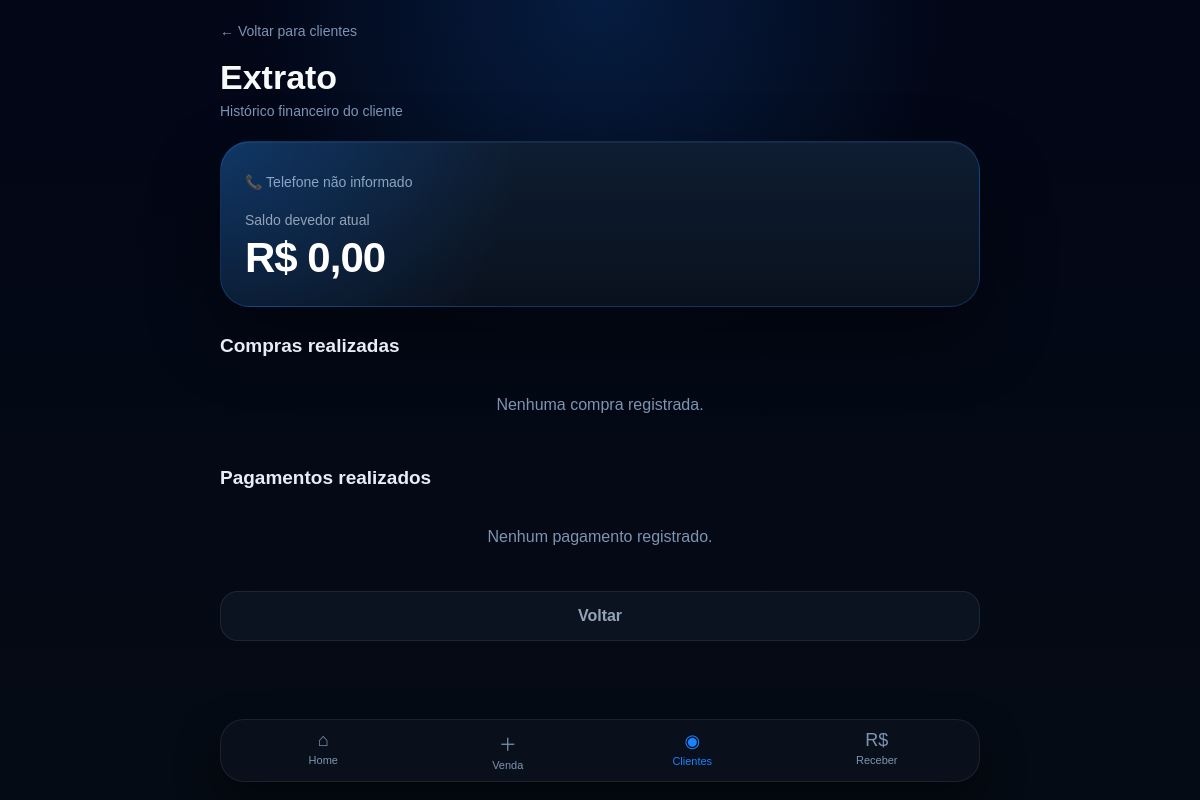
Before: /clientes/2 with the older database file.
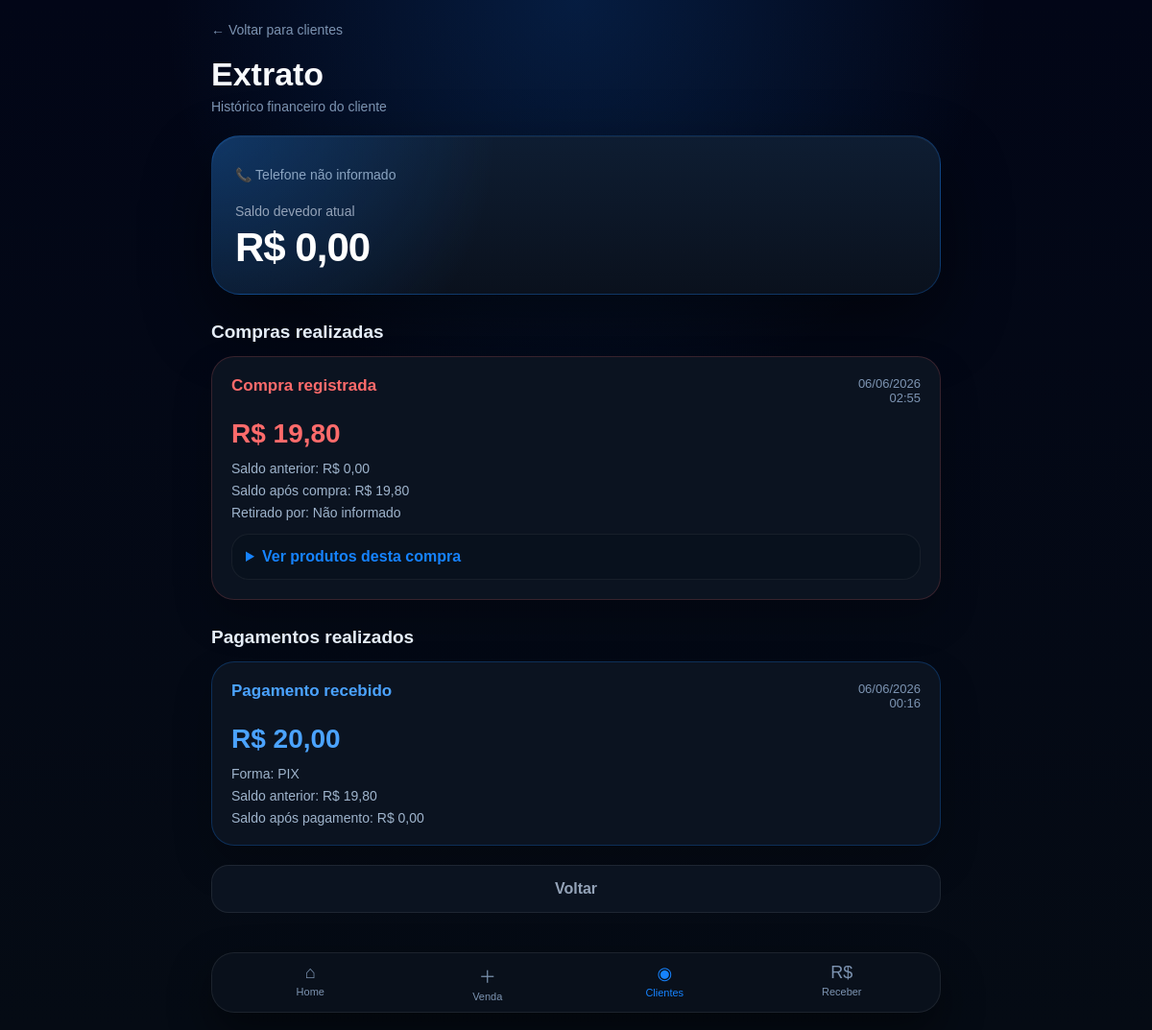
After: the same page with the newer database file.
### tables this page shows
CREATE TABLE clientes (
    id INTEGER PRIMARY KEY AUTOINCREMENT,
    nome TEXT NOT NULL,
    telefone TEXT,
    saldo_fiado REAL DEFAULT 0,
    data_cadastro TEXT
);

CREATE TABLE fiados (
    id INTEGER PRIMARY KEY AUTOINCREMENT,
    venda_id INTEGER,
    cliente_id INTEGER,
    cliente_nome TEXT,
    telefone TEXT,
    retirado_por TEXT,
    valor_compra REAL,
    saldo_anterior REAL,
    saldo_atual REAL,
    data_hora TEXT,
    status TEXT DEFAULT 'ABERTO',
    FOREIGN KEY (venda_id) REFERENCES vendas(id),
    FOREIGN KEY (cliente_id) REFERENCES clientes(id)
);

CREATE TABLE pagamentos_fiado (
    id INTEGER PRIMARY KEY AUTOINCREMENT,
    cliente_id INTEGER NOT NULL,
    valor_pago REAL NOT NULL,
    saldo_anterior REAL NOT NULL,
    saldo_atual REAL NOT NULL,
    data_hora TEXT NOT NULL
, forma_pagamento TEXT);

### backend/app.py (the view)
@app.get("/clientes/{cliente_id}")
def extrato_cliente(request: Request, cliente_id: int):
    conexao = sqlite3.connect(BANCO)
    cursor = conexao.cursor()
    cursor.execute("""
        SELECT id, nome, telefone, saldo_fiado
        FROM clientes
        WHERE id = ?
    """, (cliente_id,))
    cliente = cursor.fetchone()
    cursor.execute("""
        SELECT id, venda_id, data_hora, valor_compra, saldo_anterior, saldo_atual, retirado_por
        FROM fiados
        WHERE cliente_id = ?
        ORDER BY data_hora DESC
    """, (cliente_id,))
    compras = cursor.fetchall()
    compras_com_itens = []
    for compra in compras:
        venda_id = compra[1]
        cursor.execute("""
            SELECT descricao, quantidade, preco_unitario, subtotal
            FROM itens_venda
            WHERE venda_id = ?
        """, (venda_id,))
        itens = cursor.fetchall()
        compras_com_itens.append({
            "compra": compra,
            "itens": itens
        })
    cursor.execute("""
        SELECT data_hora, valor_pago, saldo_anterior, saldo_atual, forma_pagamento
        FROM pagamentos_fiado
        WHERE cliente_id = ?
        ORDER BY data_hora DESC
    """, (cliente_id,))
    pagamentos = cursor.fetchall()
    conexao.close()
    return templates.TemplateResponse(
        request,
        "extrato_cliente.html",
        {
            "cliente": cliente,
            "compras": compras_com_itens,
            "pagamentos": pagamentos
        }
    )

### backend/templates/extrato_cliente.html (shortened to what this page needs)
<!DOCTYPE html>
<html lang="pt-BR">
<head>
</head>
<body>
<div class="container">
    <div class="header">
        <a class="voltar-topo" href="/clientes">
            ← Voltar para clientes
        </a>
        <h1>Extrato</h1>
        <div class="subtitulo">
            Histórico financeiro do cliente
        </div>
    </div>
    <div class="cliente-card">
        <div class="telefone">
            📞 {{ cliente[2] or "Telefone não informado" }}
        </div>
        <div class="saldo-label">
            Saldo devedor atual
        </div>
        <div class="saldo">
            R$ {{ "%.2f"|format(cliente[3] or 0)|replace(".", ",") }}
        </div>
    </div>
    <div class="section-title">
        Compras realizadas
    </div>
    {% if compras %}
        {% for registro in compras %}
            {% set compra = registro.compra %}
            <div class="movimento compra">
                <div class="movimento-topo">
                    <div>
                        <div class="tipo compra">
                            Compra registrada
                        </div>
                    </div>
                    <div class="data">
                        {{ compra[2][8:10] }}/{{ compra[2][5:7] }}/{{ compra[2][0:4] }}
                        <br>
                        {{ compra[2][11:16] }}
                    </div>
                </div>
                <div class="valor compra">
                    R$ {{ "%.2f"|format(compra[3] or 0)|replace(".", ",") }}
                </div>
                <div class="linha">
                    Saldo anterior: R$ {{ "%.2f"|format(compra[4] or 0)|replace(".", ",") }}
                </div>
                <div class="linha">
                    Saldo após compra: R$ {{ "%.2f"|format(compra[5] or 0)|replace(".", ",") }}
                </div>
                <div class="linha">
                    Retirado por: {{ compra[6] or "Não informado" }}
                </div>
                <details>
                    <summary>Ver produtos desta compra</summary>
                </details>
            </div>
        {% endfor %}
    {% else %}
        <div class="empty">
            Nenhuma compra registrada.
        </div>
    {% endif %}
    <div class="section-title">
        Pagamentos realizados
    </div>
    {% if pagamentos %}
        {% for pagamento in pagamentos %}
            <div class="movimento pagamento">
                <div class="movimento-topo">
                    <div>
                        <div class="tipo pagamento">
                            Pagamento recebido
                        </div>
                    </div>
                    <div class="data">
                        {{ pagamento[0][8:10] }}/{{ pagamento[0][5:7] }}/{{ pagamento[0][0:4] }}
                        <br>
                        {{ pagamento[0][11:16] }}
                    </div>
                </div>
                <div class="valor pagamento">
                    R$ {{ "%.2f"|format(pagamento[1] or 0)|replace(".", ",") }}
                </div>
                <div class="linha">
                    Forma: {{ pagamento[4] or "Não informado" }}
                </div>
                <div class="linha">
                    Saldo anterior: R$ {{ "%.2f"|format(pagamento[2] or 0)|replace(".", ",") }}
                </div>
                <div class="linha">
                    Saldo após pagamento: R$ {{ "%.2f"|format(pagamento[3] or 0)|replace(".", ",") }}
                </div>
            </div>
        {% endfor %}
    {% else %}
        <div class="empty">
            Nenhum pagamento registrado.
        </div>
    {% endif %}
    <a class="botao" href="/clientes">
        Voltar
    </a>
</div>
<nav class="bottom-nav">
    <a class="nav-item" href="/">
        <span class="nav-icon">⌂</span>
        Home
    </a>
    <a class="nav-item" href="/nova-venda">
        <span class="nav-icon">＋</span>
        Venda
    </a>
    <a class="nav-item active" href="/clientes">
        <span class="nav-icon">◉</span>
        Clientes
    </a>
    <a class="nav-item" href="/receber-pagamento">
        <span class="nav-icon">R$</span>
        Receber
    </a>
</nav>
</body>
</html>

### backend/templates/extrato_cliente.html (style rules this page uses)
* { margin:0; padding:0; box-sizing:border-box; font-family:Arial, Helvetica, sans-serif; }
body { min-height:100vh; background: radial-gradient(circle at top, rgba(22,131,255,.18), transparent 35%), linear-gradient(180deg,#020617 0%,#050b14 100%); color:#f8fafc; padding:22px; }
.container { max-width:760px; margin:auto; padding-bottom:100px; }
.header { margin-bottom:22px; }
.voltar-topo { color:#7d94b2; text-decoration:none; font-size:14px; }
h1 { margin-top:18px; font-size:34px; font-weight:900; }
.subtitulo { margin-top:6px; color:#7d94b2; font-size:14px; }
.cliente-card { background: radial-gradient(circle at top left, rgba(22,131,255,.25), transparent 38%), linear-gradient(180deg,#0e1d32,#0a111d); border:1px solid rgba(22,131,255,.25); border-radius:30px; padding:24px; margin-bottom:24px; box-shadow: 0 30px 70px rgba(0,0,0,.45), inset 0 1px 0 rgba(255,255,255,.05); }
.telefone { margin-top:8px; color:#8aa4c1; font-size:14px; }
.saldo-label { margin-top:22px; color:#94a3b8; font-size:14px; }
.saldo { margin-top:6px; font-size:42px; font-weight:900; letter-spacing:-1px; color:#ffffff; }
.section-title { margin:28px 0 14px; font-size:19px; font-weight:900; color:#e5edf7; }
.movimento { background:#0b1320; border:1px solid rgba(255,255,255,.07); border-radius:24px; padding:20px; margin-bottom:14px; box-shadow: 0 20px 40px rgba(0,0,0,.22); }
.movimento.compra { border-color:rgba(255,107,107,.18); }
.movimento.pagamento { border-color:rgba(22,131,255,.25); }
.movimento-topo { display:flex; justify-content:space-between; align-items:flex-start; gap:12px; margin-bottom:14px; }
.tipo { font-size:17px; font-weight:900; }
.tipo.compra { color:#ff6b6b; }
.tipo.pagamento { color:#4ba3ff; }
.data { color:#7d94b2; font-size:13px; text-align:right; }
.valor { font-size:28px; font-weight:900; margin-bottom:12px; }
.valor.compra { color:#ff6b6b; }
.valor.pagamento { color:#4ba3ff; }
.linha { margin-top:7px; color:#9fb4cc; font-size:14px; }
details { margin-top:14px; background:#08111d; border:1px solid rgba(255,255,255,.06); padding:14px; border-radius:18px; }
summary { cursor:pointer; font-weight:800; color:#1683ff; }
.botao { display:block; width:100%; padding:15px; text-align:center; background:#0b1320; color:#94a3b8; text-decoration:none; border-radius:18px; border:1px solid rgba(255,255,255,.08); margin-top:20px; font-weight:800; }
.bottom-nav { position:fixed; left:50%; bottom:18px; transform:translateX(-50%); width:calc(100% - 36px); max-width:760px; background:rgba(10,17,28,.94); backdrop-filter:blur(16px); border:1px solid rgba(255,255,255,.08); border-radius:24px; display:grid; grid-template-columns:repeat(4,1fr); padding:10px; box-shadow:0 20px 45px rgba(0,0,0,.45); }
.nav-item { text-decoration:none; color:#7d94b2; text-align:center; font-size:11px; }
.nav-icon { display:block; font-size:18px; margin-bottom:3px; }
.nav-item.active { color:#1683ff; }

Changed rows visible on the page:
added clientes: telefone "Telefone não informado", saldo_fiado "0,00"
added fiados: data_hora "06", data_hora "06", data_hora "2026", data_hora "02:55", valor_compra "19,80", saldo_anterior "0,00", saldo_atual "19,80", retirado_por "Não informado"
added pagamentos_fiado: data_hora "06", data_hora "2026", data_hora "00:16", valor_pago "20,00", forma_pagamento "PIX", saldo_anterior "19,80", saldo_atual "0,00"
Other visible differences:
{{ cliente[2] or "Telefone não informado" }}: "Telefone não informado" → (not shown)
{{ "%.2f"|format(cliente[3] or 0)|replace(".", ",") }}: "0,00" → (not shown)
new list line: "Compra registrada / / R$ Saldo anterior: R$ Saldo após compra: R$ Retirado por: Ver produtos desta compra"
text no longer shown: "Nenhuma compra registrada. Nenhum pagamento registrado."
